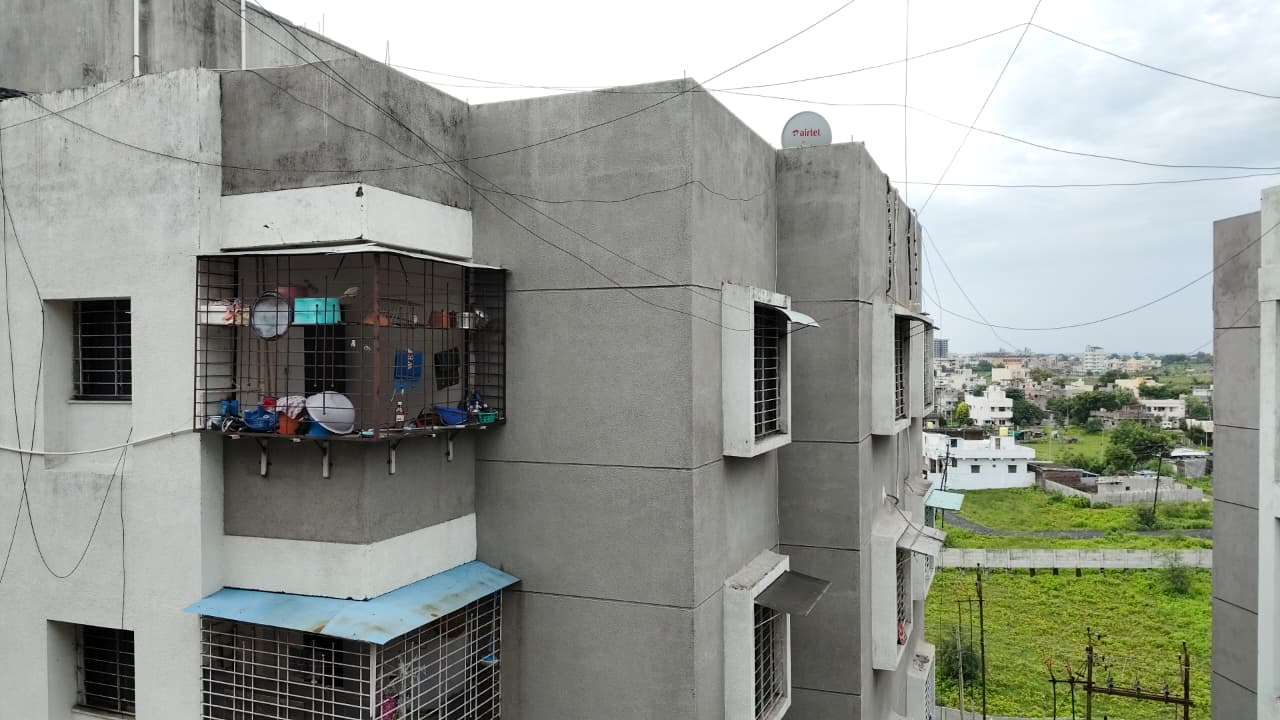
#> input picture Image Stitching/image_left.jpg, 1280 x 720 px
$ python pano.py
#> lines starting #> are read from the running program, lines starting #| are printed output that depends on the picture
import cv2
import numpy as np

# Read the two images
img_left = cv2.imread('image_left.jpg')
#> img_left is the input picture: shape (720, 1280, 3); mean B, G, R 145.4, 152.3, 148.6
img_right = cv2.imread('image_right.jpg')
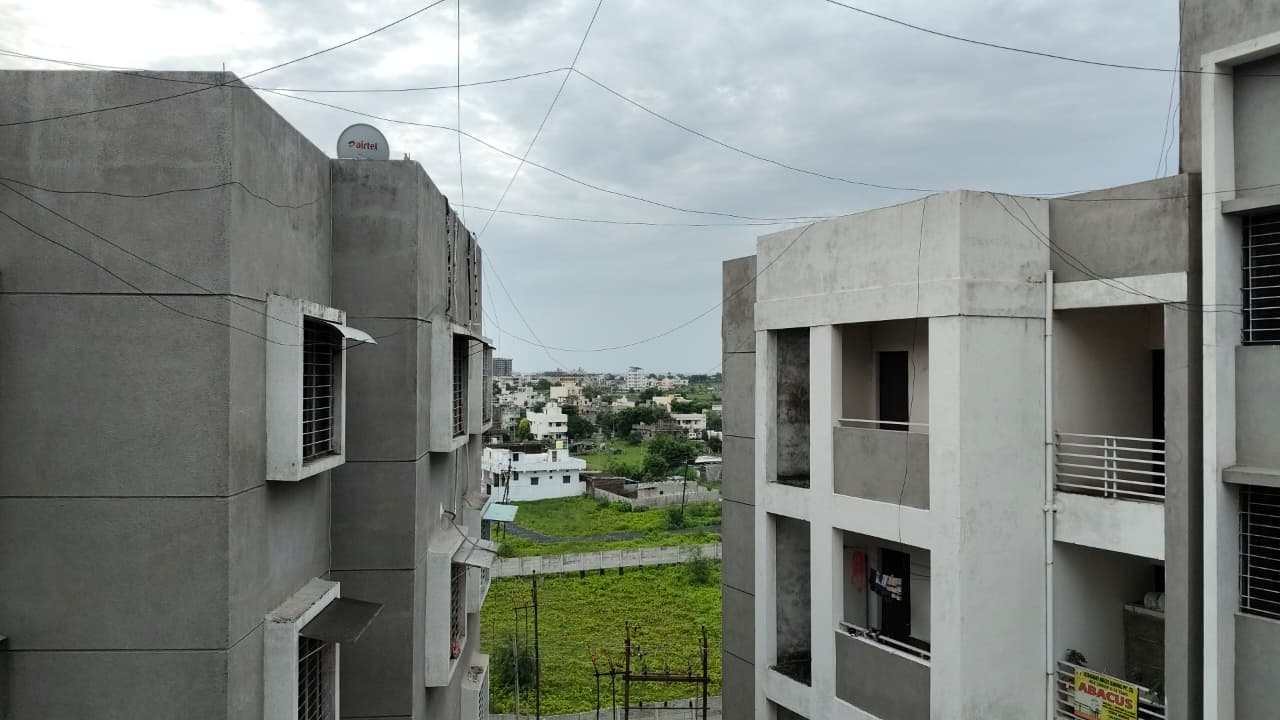
#> input picture Image Stitching/image_right.jpg, 1280 x 720 px
#> img_right is the input picture: shape (720, 1280, 3); mean B, G, R 128.7, 132.9, 127.7

if img_left is None or img_right is None:
    print("Error: Could not read one or both images.")
    exit()

# Find keypoints and descriptors using ORB
orb = cv2.ORB_create()
keypoints1, descriptors1 = orb.detectAndCompute(img_left, None)
#> keypoints1 = 500 keypoints; strongest (x, y, size): (954, 440, 37.2), (755, 302, 31), (132, 631, 31), (933, 472, 31)
keypoints2, descriptors2 = orb.detectAndCompute(img_right, None)
#> keypoints2 = 500 keypoints; strongest (x, y, size): (1162, 483, 31), (1163, 482, 37.2), (808, 328, 31), (558, 425, 31)

# Match features
matcher = cv2.BFMatcher(cv2.NORM_HAMMING, crossCheck=True)
matches = matcher.match(descriptors1, descriptors2)
#> matches = 210 matches
matches = sorted(matches, key=lambda x: x.distance)
num_good_matches = int(len(matches) * 0.15)
#> num_good_matches = 31
good_matches = matches[:num_good_matches]
#> good_matches = 31 matches

# Find homography matrix
points1 = np.float32([keypoints1[m.queryIdx].pt for m in good_matches]).reshape(-1, 1, 2)
#> points1 = 31 rows, first 8: [1118, 380.2], [1007.8, 391.9], [785, 308], [1182, 394.8], [787.7, 568.8], [754.8, 302.7], [786.3, 562.4], [788, 569]
points2 = np.float32([keypoints2[m.trainIdx].pt for m in good_matches]).reshape(-1, 1, 2)
#> points2 = 31 rows, first 8: [653.8, 397.4], [563.3, 407.8], [340, 323], [704, 409], [337, 596.2], [306.1, 318.5], [334.4, 588.2], [338, 596]
matrix, mask = cv2.findHomography(points2, points1, cv2.RANSAC, 5.0)
#> matrix = [[0.455, -0.165, 547.9], [-0.136, 0.73, 64.35], [-0.000375, -0.000143, 1]]; mask = 31 values, max 1 at index 0, min 0 at index 4, mean 0.871

# Get dimensions of the images
h1, w1, _ = img_left.shape
#> h1 = 720; w1 = 1280
h2, w2, _ = img_right.shape
#> h2 = 720; w2 = 1280

# Get corner points of the right image
corners_right = np.float32([[0, 0], [0, h2-1], [w2-1, h2-1], [w2-1, 0]]).reshape(-1, 1, 2)

# Transform the corners using matrix
transformed_corners = cv2.perspectiveTransform(corners_right, matrix)
#> transformed_corners = [[547.9, 64.35], [478.4, 656.8], [2422.2, 994.7], [2170.5, -210.1]]

# Calculate required size of output canvas
all_corners = np.concatenate((np.float32([[0,0], [0,h1-1], [w1-1,h1-1], [w1-1,0]]).reshape(-1,1,2), transformed_corners), axis=0)
#> all_corners = [[0, 0], [0, 719], [1279, 719], [1279, 0], [547.9, 64.35], [478.4, 656.8], [2422.2, 994.7], [2170.5, -210.1]]
x_min, y_min = np.int32(all_corners.min(axis=0).ravel() - 0.5)
#> x_min = 0; y_min = -210
x_max, y_max = np.int32(all_corners.max(axis=0).ravel() + 0.5)
#> x_max = 2422; y_max = 995

# Create a translation matrix to move stitched image into visible area
translation_dist = [-x_min, -y_min]
#> translation_dist = [0, 210]
matrix_translation = np.array([[1, 0, translation_dist[0]], [0, 1, translation_dist[1]], [0, 0, 1]])
#> matrix_translation = [[1, 0, 0], [0, 1, 210], [0, 0, 1]]

# Warp right image on canvas that is correct final size
final_width = x_max - x_min
#> final_width = 2422
final_height = y_max - y_min
#> final_height = 1205
warped_img = cv2.warpPerspective(img_right, matrix_translation.dot(matrix), (final_width, final_height))
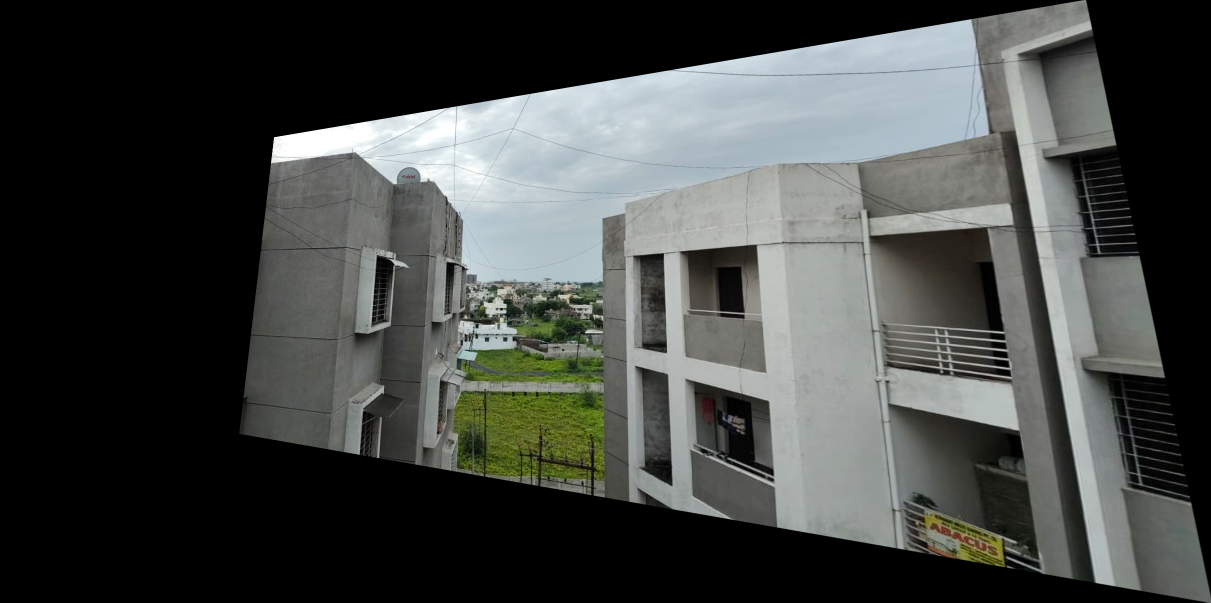
#> warped_img: shape (1205, 2422, 3) (shown at 1/2 size); mean B, G, R 68.4, 70.8, 68.1

# Place left image on the canvas
warped_img[translation_dist[1]:h1+translation_dist[1], translation_dist[0]:w1+translation_dist[0]] = img_left
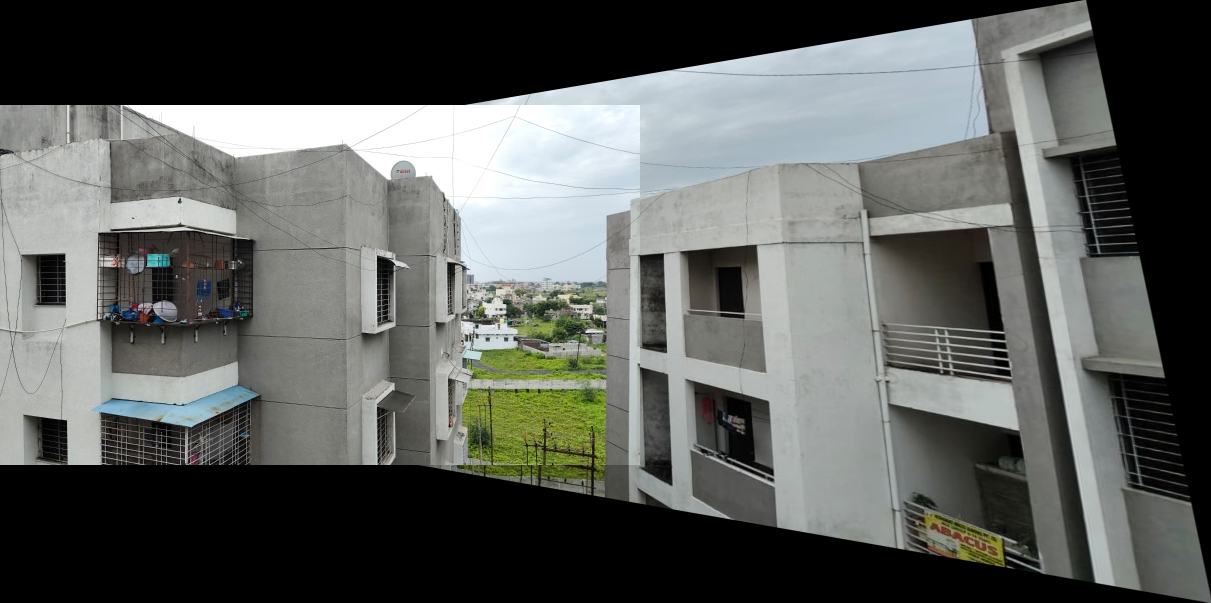
#> warped_img: shape (1205, 2422, 3) (shown at 1/2 size); mean B, G, R 92, 95, 92.4

# Display the final correctly sized panorama
cv2.imshow("Panorama", warped_img)
cv2.waitKey(0)
cv2.destroyAllWindows()
